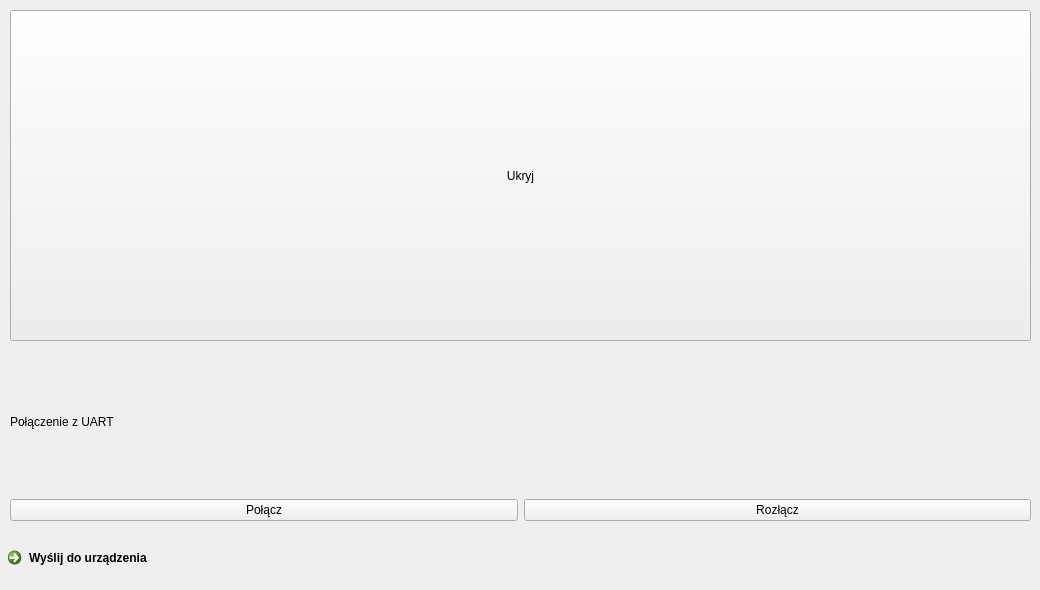
    <widget class="QWidget" name="tab">
     <attribute name="title">
      <string>Podstawowe</string>
     </attribute>
     <widget class="QCommandLinkButton" name="btn_devinitialize">
      <property name="geometry">
       <rect>
        <x>0</x>
        <y>540</y>
        <width>1031</width>
        <height>41</height>
       </rect>
      </property>
      <property name="text">
       <string>Wyślij do urządzenia</string>
      </property>
     </widget>
     <widget class="QWidget" name="verticalLayoutWidget_2">
      <property name="geometry">
       <rect>
        <x>10</x>
        <y>350</y>
        <width>1021</width>
        <height>171</height>
       </rect>
      </property>
      <layout class="QVBoxLayout" name="verticalLayout_2">
       <item>
        <widget class="QLabel" name="label_4">
         <property name="text">
          <string>Połączenie z UART</string>
         </property>
        </widget>
       </item>
       <item>
        <layout class="QHBoxLayout" name="horizontalLayout">
         <item>
          <widget class="QPushButton" name="btn_connect">
           <property name="text">
            <string>Połącz</string>
           </property>
          </widget>
         </item>
         <item>
          <widget class="QPushButton" name="btn_disconnect">
           <property name="text">
            <string>Rozłącz</string>
           </property>
          </widget>
         </item>
        </layout>
       </item>
      </layout>
     </widget>
     <widget class="QPushButton" name="btn_hide">
      <property name="geometry">
       <rect>
        <x>10</x>
        <y>10</y>
        <width>1021</width>
        <height>331</height>
       </rect>
      </property>
      <property name="text">
       <string>Ukryj</string>
      </property>
     </widget>
    </widget>
